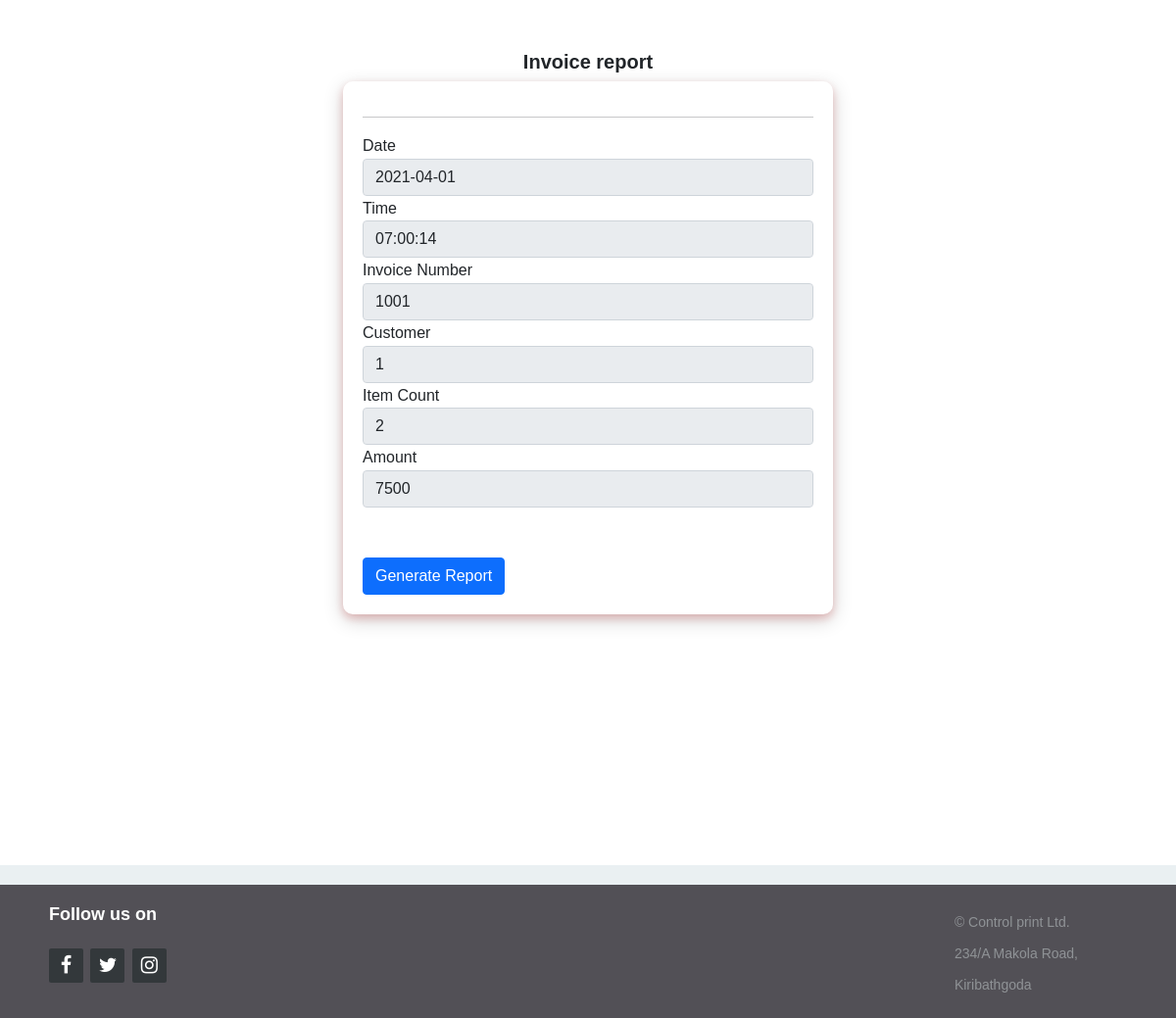
The page /viewDetailsInvoice.php?id=1 on the database its author committed.
### tables this page shows
CREATE TABLE `invoice` (
  `id` int(11) NOT NULL,
  `date` date DEFAULT NULL,
  `time` time DEFAULT NULL,
  `invoice_no` varchar(50) DEFAULT NULL,
  `customer` varchar(10) DEFAULT NULL,
  `item_count` varchar(50) DEFAULT NULL,
  `amount` varchar(50) DEFAULT NULL
);

### viewDetailsInvoice.php (the view, shortened to what this page needs)
<?php
if (isset($_GET['id'])) {
    include "db_conn.php";
    function validate($data)
    {
        $data = trim($data);
        $data = stripslashes($data);
        $data = htmlspecialchars($data);
        return $data;
    }
    $id = validate($_GET['id']);
    $sql = "SELECT * FROM invoice WHERE id=$id";
    $result = mysqli_query($conn, $sql);
    if (mysqli_num_rows($result) > 0) {
        $row = mysqli_fetch_assoc($result);
    } else {
        header("Location: invoiceread.php");
    }
}else{
}
    ?>
<!DOCTYPE html>
<html>
<head>
  <link href="https://cdn.jsdelivr.net/npm/bootstrap@5.0.0-beta3/dist/css/bootstrap.min.css" rel="stylesheet">
  <link rel="stylesheet" href="sstyle.css">
  <link rel="stylesheet" href="styles/footer.css">
  <link rel="stylesheet" href="http://maxcdn.bootstrapcdn.com/font-awesome/4.2.0/css/font-awesome.min.css">
</head>
<body>
  <link rel="stylesheet" type="text/css" href="styles/header.css">
  <br>
  <br>
  <h5><b>
      <center>Invoice report</center>
    </b>
  </h5>
  <div class="container">
    <form action="php/viewinvoice.php" method="post">
          <hr>
          <div class="form-group">
            <label for="name">Date</label>
            <input type="text" class="form-control" name="idate" value="<?= $row['date'] ?>" id="idate" readonly>
          </div>
          <div class="form-group">
            <label for="name">Time</label>
            <input type="text" class="form-control"  name="time" value="<?= $row['time']  ?>"  id="time"  readonly>
          </div>
          <div class="form-group">
            <label for="name">Invoice Number</label>
            <input type="text" class="form-control"  name="invonum" value="<?= $row['invoice_no']  ?>"  id="invonum" readonly >
          </div>
          <div class="form-group">
            <label for="name">Customer</label>
            <input type="text" class="form-control"  name="cusname" value="<?= $row['customer']  ?>"  id="cusname"  readonly>
          </div>
          <div class="form-group">
            <label for="name">Item Count</label>
            <input type="text" class="form-control"  name="itecount" value="<?= $row['item_count']  ?>"  id="itecount"  readonly>
          </div>
          <div class="form-group">
            <label for="name">Amount</label>
            <input type="text" class="form-control"  name="amount" value="<?= $row['amount']  ?>"  id="amount"  readonly>
          </div>
          <br>
          <br>
          <a href="viewDetailsInvoice.php?id=<?PHP echo $row['id'];?>&action=pdf" class="btn btn-primary">Generate Report</a>
    </form>
  </div>
  <footer class="footer-distributed">
    <div class="footer-right">
      <p class="footer-company-about">
        <span>Follow us on</span>
      </p>
      <div class="footer-icons">
        <a href="#"><i class="fa fa-facebook"></i></a>
        <a href="#"><i class="fa fa-twitter"></i></a>
        <a href="#"><i class="fa fa-instagram"></i></a>
      </div>
    </div>
    <div class="footer-left">
      <div class="footer-company-name">
        <p>© Control print Ltd.</p>
        <p>234/A Makola Road,</p>
        <p>Kiribathgoda</p>
      </div>
    </div>
  </footer>
</body>
</html>

### sstyle.css (style rules this page uses)
body { margin: 0; padding: 0; background-size: cover; background-position: center; font-family: sans-serif; }
.container { min-height: 100vh; display: flex; justify-content: right; align-items: center; flex-direction: column; }
.container form { width: 500px; padding: 20px; border-radius: 10px; box-shadow: 0 4px 8px 0 rgba(204, 11, 11, 0.2), 0 6px 20px 0 rgba(0, 0, 0, 0.19); }

### styles/footer.css (style rules this page uses)
* { padding:0; margin:0; }
html { background-color: #eaf0f2; }
body { font:16px/1.6 Arial, sans-serif; }
footer { position: fixed; bottom: 0; }
.footer-distributed { background-color: rgba(44, 41, 47, 0.8); box-sizing: border-box; width: 100%; text-align: left; font: bold 16px sans-serif; padding: 20px 50px 10px 50px; margin-top: 20px; }
.footer-distributed .footer-left, .footer-distributed .footer-center, .footer-distributed .footer-right { display: inline-block; vertical-align: top; }
.footer-distributed .footer-left { width: 30%; }
.footer-distributed .footer-company-name { color: #8f9296; font-size: 14px; font-weight: normal; margin: 0; padding-left:200px; padding-top:10px; }
.footer-distributed .footer-right { width: 30%; }
.footer-distributed .footer-icons { margin-top: 25px; }
.footer-distributed .footer-icons a { display: inline-block; width: 35px; height: 35px; cursor: pointer; background-color: #33383b; border-radius: 2px; font-size: 20px; color: #ffffff; text-align: center; line-height: 35px; margin-right: 3px; margin-bottom: 5px; }
.footer-distributed .footer-company-about { line-height: 20px; color: #92999f; font-size: 13px; font-weight: normal; margin: 0; }
.footer-distributed .footer-company-about span { display: block; color: #ffffff; font-size: 18px; font-weight: bold; margin-bottom: 20px; }

### styles/header.css (style rules this page uses)
* { box-sizing: border-box; }
body { margin: 0; font-family: Arial, Helvetica, sans-serif; }

### rows shown on the page
invoice: idate "2021-04-01", time "07:00:14", invonum "1001", cusname "1", itecount "2", amount "7500"
